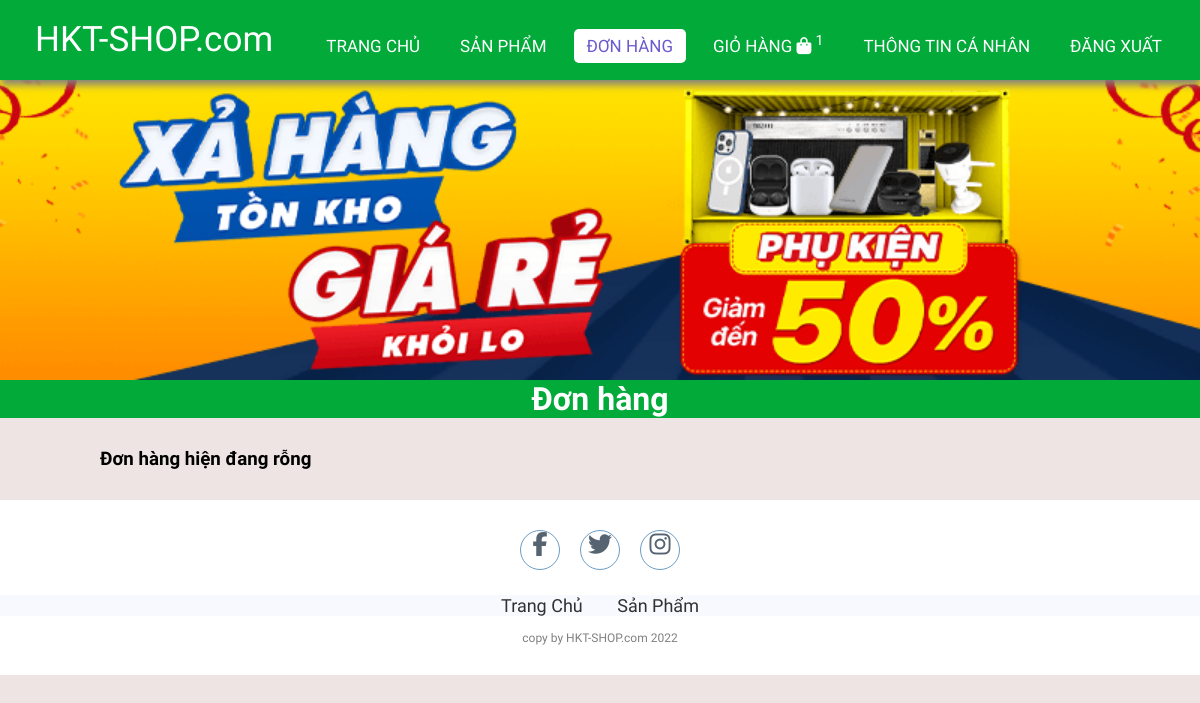
The app's page /order.php (signed in), older data.
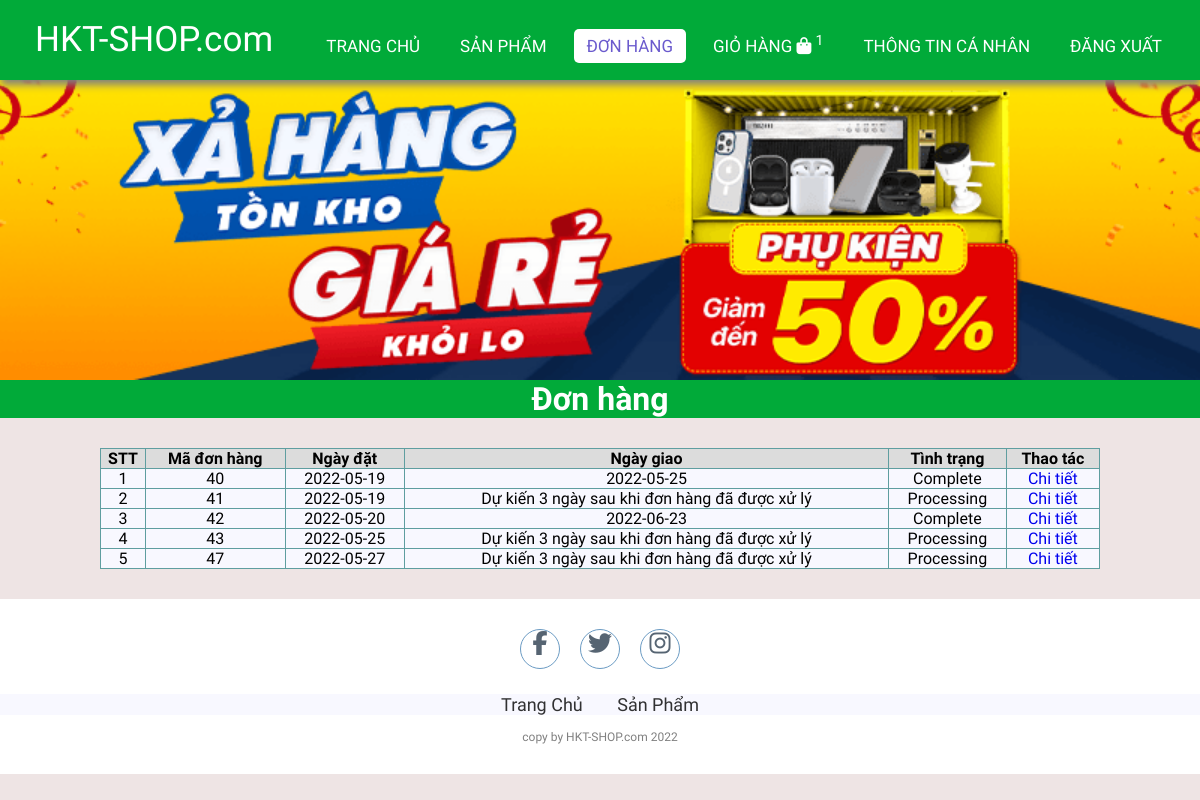
The same page, newer data.
### tables this page shows
CREATE TABLE `orders` (
  `id` int(11) NOT NULL,
  `userId` int(11) NOT NULL,
  `createdDate` date NOT NULL,
  `receivedDate` date DEFAULT NULL,
  `status` varchar(20) NOT NULL
);

### lib/database.php (called while the page is built, shortened)
<?php
class Database extends PDO
{
  public $host   = DB_HOST;
  public $user   = DB_USER;
  public $pass   = DB_PASS;
  public $dbname = DB_NAME;
  public $link;
  private function connectDB()
  {
    $this->link = new mysqli(
      $this->host,
      $this->user,
      $this->pass,
      $this->dbname
    );
  }
  public function select($query)
  {
    $result = $this->link->query($query);
    if ($result->num_rows > 0) {
      return $result;
    } else {
      return false;
    }
  }
}

### lib/session.php (called while the page is built, shortened)
<?php
class Session
{
   public static function get($key)
   {
      if (isset($_SESSION[$key])) {
         return $_SESSION[$key];
      } else {
         return false;
      }
   }
}

### classes/cart.php (called while the page is built, shortened)
<?php
$filepath = realpath(dirname(__FILE__));
include_once($filepath . '/../lib/database.php');
include_once($filepath . '/../lib/session.php');
?>
<?php
class cart
{
    private $db;
    public function __construct()
    {
        $this->db = new Database();
    }
    public function getTotalQtyByUserId()
    {
        $userId = Session::get('userId');
        $query = "SELECT SUM(qty) as total FROM cart WHERE userId = '$userId' ";
        $mysqli_result = $this->db->select($query);
        if ($mysqli_result) {
            $result = mysqli_fetch_all($this->db->select($query), MYSQLI_ASSOC)[0];
            return $result;
        }
        return false;
    }
}
?>

### classes/order.php (called while the page is built, shortened)
<?php
$filepath = realpath(dirname(__FILE__));
include_once($filepath . '/../lib/database.php');
include_once($filepath . '/../lib/session.php');
include_once($filepath . '/../classes/cart.php');
?>
<?php
class order
{
    private $db;
    public function __construct()
    {
        $this->db = new Database();
    }
    public function getOrderByUser()
    {
        $userId = Session::get('userId');
        $query = "SELECT * FROM orders WHERE userId = '$userId' ";
        $mysqli_result = $this->db->select($query);
        if ($mysqli_result) {
            $result = mysqli_fetch_all($this->db->select($query), MYSQLI_ASSOC);
            return $result;
        }
        return false;
    }
}
?>

### order.php (the view, shortened to what this page needs)
<?php
include_once 'lib/session.php';
include 'classes/order.php';
include_once 'classes/cart.php';
$cart = new cart();
$totalQty = $cart->getTotalQtyByUserId();
$order = new order();
$result = $order->getOrderByUser();
?>
<!DOCTYPE html>
<html lang="en">
<head>
    <link rel="stylesheet" href="./css/style.css">
    <link rel="stylesheet" href="https://cdnjs.cloudflare.com/ajax/libs/font-awesome/5.15.4/css/all.min.css">
</head>
<body>
    <nav>
        <label class="logo">HKT-SHOP.com</label>
        <ul>
            <li><a href="index.php">Trang chủ</a></li>
            <li><a href="productList.php">Sản phẩm</a></li>
            <li><a href="order.php" id="order" class="active">Đơn hàng</a></li>
            <li>
                <a href="checkout.php">
                    Giỏ hàng
                    <i class="fa fa-shopping-bag"></i>
                    <sup class="sumItem">
                        <?= ($totalQty['total']) ? $totalQty['total'] : "0" ?>
                    </sup>
                </a>
            </li>
            <?php
            if (isset($_SESSION['user']) && $_SESSION['user']) { ?>
                <li><a href="info.php" id="signin">Thông tin cá nhân</a></li>
                <li><a href="logout.php" id="signin">Đăng xuất</a></li>
            <?php } else { ?>
                <li><a href="register.php" id="signup">Đăng ký</a></li>
                <li><a href="login.php" id="signin">Đăng nhập</a></li>
            <?php } ?>
        </ul>
    </nav>
    <section class="banner">
        <div class="fadein">
            <?php
            $dir = "./images/slider/";
            $scan_dir = scandir($dir);
            foreach ($scan_dir as $img) :
                if (in_array($img, array('.', '..')))
                    continue;
            ?>
                <img src="<?php echo $dir . $img ?>" alt="<?php echo $img ?>">
            <?php endforeach; ?>
        </div>
    </section>
    <div class="featuredProducts">
        <h1>Đơn hàng</h1>
    </div>
    <div class="container-single">
        <?php if ($result) { ?>
            <table class="order">
                <tr>
                    <th>STT</th>
                    <th>Mã đơn hàng</th>
                    <th>Ngày đặt</th>
                    <th>Ngày giao</th>
                    <th>Tình trạng</th>
                    <th>Thao tác</th>
                </tr>
                <?php $count = 1;
                foreach ($result as $key => $value) { ?>
                    <tr>
                        <td><?= $count++ ?></td>
                        <td><?= $value['id'] ?></td>
                        <td><?= $value['createdDate'] ?></td>
                        <td><?= ($value['status'] != "Processing") ? $value['receivedDate'] : "Dự kiến 3 ngày sau khi đơn hàng đã được xử lý" ?> </td>
                        <?php
                        if ($value['status'] == 'Delivering') { ?>
                            <td>
                                <a href="complete_order.php?orderId=<?= $value['id'] ?>">Đang giao (Click vào để xác nhận đã nhận)</a>
                            </td>
                            <td>
                                <a href="orderdetail.php?orderId=<?= $value['id'] ?>">Chi tiết</a>
                            </td>
                        <?php } else { ?>
                            <td>
                                <?= $value['status'] ?>
                            </td>
                            <td>
                                <a href="orderdetail.php?orderId=<?= $value['id'] ?>">Chi tiết</a>
                            </td>
                        <?php }
                        ?>
                    </tr>
                <?php } ?>
            </table>
        <?php } else { ?>
            <h3>Đơn hàng hiện đang rỗng</h3>
        <?php } ?>
    </div>
    <?php
        include 'footer.php';
    ?>
</body>
</html>

### footer.php
<footer>
    <div class="social">
        <a href="#"><i class="fa fa-facebook" aria-hidden="true"></i></a>
        <a href="#"><i class="fa fa-twitter" aria-hidden="true"></i></a>
        <a href="#"><i class="fa fa-instagram" aria-hidden="true"></i></a>
    </div>
    <ul class="list">
        <li>
            <a href="./">Trang Chủ</a>
        </li>
        <li>
            <a href="productList.php">Sản Phẩm</a>
        </li>
    </ul>
    <p class="copyright">copy by HKT-SHOP.com 2022</p>
</footer>

### css/style.css (style rules this page uses)
:root { --color-primary: #01aa39; --bg-primary: rgb(238, 228, 228); }
* { padding: 0; margin: 0; text-decoration: none; list-style: none; box-sizing: border-box; }
body { font-family: Mitr; background: var(--bg-primary); }
nav { top: 0; background: var(--color-primary); height: 80px; width: 100%; position: fixed; z-index: 9999; box-shadow: 1px 5px 8px gray; }
label.logo { color: white; font-size: 35px; line-height: 80px; padding: 0 35px; }
nav ul { float: right; margin-right: 20px; }
nav ul li { display: inline-block; line-height: 80px; margin: 0 5px; }
nav ul li a { color: white; font-size: 17px; padding: 7px 13px; border-radius: 3px; text-transform: uppercase; border-radius: 5px; transition: 0.5s; }
a.active, a:hover { background: white; color: slateblue; }
.banner { background-size: cover; margin-top: 80px; overflow: hidden; }
.fadein { position: relative; height: 300px; max-width: 1200px; margin: 0 auto; background: #fff; }
.fadein img { position: absolute; width: calc(100%); height: calc(100%); width: 100%; height: 100%; object-fit: cover; }
.featuredProducts { text-align: center; background-color: var(--color-primary); color: white; }
footer { padding: 30px 0; background-color: white; }
footer .social { text-align: center; padding-bottom: 25px; color: white; }
footer .social a { color: inherit; font-size: 24px; border: 1px solid steelblue; width: 40px; height: 40px; display: inline-block; text-align: center; border-radius: 50%; margin: 0 8px; transition: 0.5s; background-color: white; color: #2c3e50; opacity: 0.8; }
footer ul { margin-top: 0; padding: 0; list-style: none; font-size: 18px; margin-bottom: 0; text-align: center; }
footer ul a { color: inherit; text-decoration: none; opacity: 0.8; }
footer ul li { display: inline; padding: 0 15px; }
footer .copyright { margin-top: 15px; text-align: center; font-size: 12px; color: gray; }
.container-single { display: flex; margin: 30px 100px; }
.list { background-color: ghostwhite; }
th { background-color: gainsboro; border: 1px solid cadetblue; }
td { border: 1px solid cadetblue; text-align: center; }
.order { width: 100%; background-color: ghostwhite; padding: 10px; border-collapse: collapse; }

Row changes from the older to the newer data that the page shows:
added orders: id "40", createdDate "2022-05-19", receivedDate "2022-05-25", status "Complete"
added orders: id "41", createdDate "2022-05-19", shows "Dự kiến 3 ngày sau khi đơn hàng đã được xử lý", status "Processing"
added orders: id "42", createdDate "2022-05-20", receivedDate "2022-06-23", status "Complete"
added orders: id "43", createdDate "2022-05-25", shows "Dự kiến 3 ngày sau khi đơn hàng đã được xử lý", status "Processing"
added orders: id "47", createdDate "2022-05-27", shows "Dự kiến 3 ngày sau khi đơn hàng đã được xử lý", status "Processing"
Text that changed along with them:
text no longer shown: "Đơn hàng hiện đang rỗng"
text now shown: "STT Mã đơn hàng Ngày đặt Ngày giao Tình trạng Thao tác"
